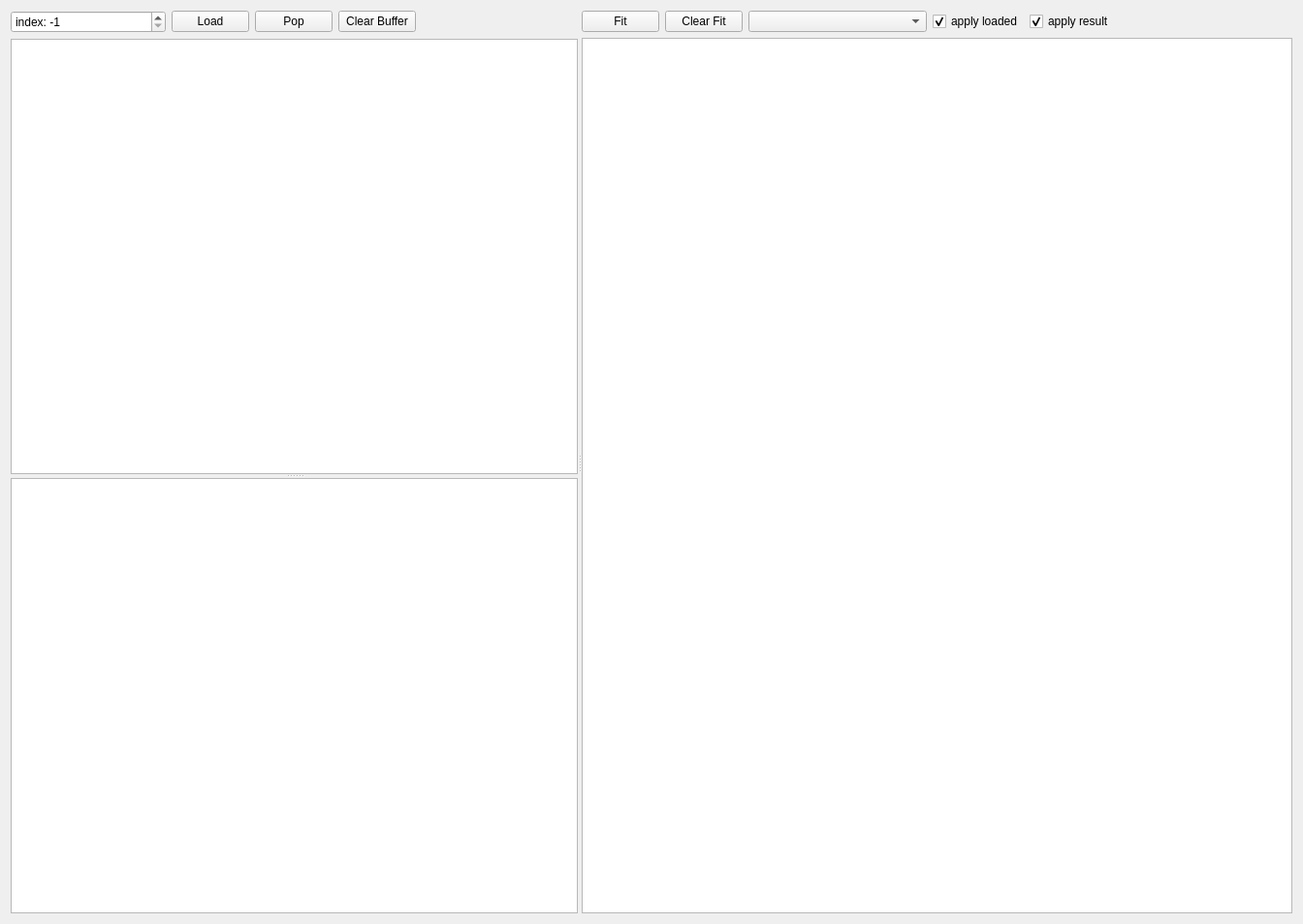
<?xml version="1.0" encoding="UTF-8"?>
<ui version="4.0">
 <class>FitWidget</class>
 <widget class="QWidget" name="FitWidget">
  <property name="geometry">
   <rect>
    <x>0</x>
    <y>0</y>
    <width>1344</width>
    <height>953</height>
   </rect>
  </property>
  <property name="windowTitle">
   <string>Form</string>
  </property>
  <layout class="QVBoxLayout" name="verticalLayout_3">
   <item>
    <widget class="QSplitter" name="splitter_2">
     <property name="orientation">
      <enum>Qt::Horizontal</enum>
     </property>
     <widget class="QWidget" name="verticalLayoutWidget">
      <layout class="QVBoxLayout" name="verticalLayout">
       <item>
        <layout class="QHBoxLayout" name="horizontalLayout">
         <item>
          <widget class="QSpinBox" name="indexBox">
           <property name="sizePolicy">
            <sizepolicy hsizetype="MinimumExpanding" vsizetype="Fixed">
             <horstretch>0</horstretch>
             <verstretch>0</verstretch>
            </sizepolicy>
           </property>
           <property name="minimumSize">
            <size>
             <width>0</width>
             <height>0</height>
            </size>
           </property>
           <property name="maximumSize">
            <size>
             <width>160</width>
             <height>16777215</height>
            </size>
           </property>
           <property name="baseSize">
            <size>
             <width>0</width>
             <height>0</height>
            </size>
           </property>
           <property name="prefix">
            <string>index: </string>
           </property>
           <property name="minimum">
            <number>-1</number>
           </property>
           <property name="maximum">
            <number>999</number>
           </property>
           <property name="value">
            <number>-1</number>
           </property>
          </widget>
         </item>
         <item>
          <widget class="QPushButton" name="loadButton">
           <property name="text">
            <string>Load</string>
           </property>
          </widget>
         </item>
         <item>
          <widget class="QPushButton" name="popbufButton">
           <property name="text">
            <string>Pop</string>
           </property>
          </widget>
         </item>
         <item>
          <widget class="QPushButton" name="clearbufButton">
           <property name="text">
            <string>Clear Buffer</string>
           </property>
          </widget>
         </item>
         <item>
          <spacer name="horizontalSpacer">
           <property name="orientation">
            <enum>Qt::Horizontal</enum>
           </property>
           <property name="sizeHint" stdset="0">
            <size>
             <width>40</width>
             <height>20</height>
            </size>
           </property>
          </spacer>
         </item>
        </layout>
       </item>
       <item>
        <widget class="QSplitter" name="splitter">
         <property name="orientation">
          <enum>Qt::Vertical</enum>
         </property>
         <widget class="QTableWidget" name="bufferTable"/>
         <widget class="QTextEdit" name="resultEdit">
          <property name="sizePolicy">
           <sizepolicy hsizetype="MinimumExpanding" vsizetype="Expanding">
            <horstretch>0</horstretch>
            <verstretch>0</verstretch>
           </sizepolicy>
          </property>
          <property name="readOnly">
           <bool>true</bool>
          </property>
         </widget>
        </widget>
       </item>
      </layout>
     </widget>
     <widget class="QWidget" name="layoutWidget">
      <layout class="QVBoxLayout" name="verticalLayout_2">
       <item>
        <layout class="QHBoxLayout" name="horizontalLayout_3">
         <item>
          <widget class="QPushButton" name="fitButton">
           <property name="text">
            <string>Fit</string>
           </property>
          </widget>
         </item>
         <item>
          <widget class="QPushButton" name="clearfitButton">
           <property name="text">
            <string>Clear Fit</string>
           </property>
          </widget>
         </item>
         <item>
          <widget class="QComboBox" name="labelBox">
           <property name="sizePolicy">
            <sizepolicy hsizetype="MinimumExpanding" vsizetype="Fixed">
             <horstretch>0</horstretch>
             <verstretch>0</verstretch>
            </sizepolicy>
           </property>
          </widget>
         </item>
         <item>
          <widget class="QCheckBox" name="applyloadBox">
           <property name="text">
            <string>apply loaded</string>
           </property>
           <property name="checked">
            <bool>true</bool>
           </property>
          </widget>
         </item>
         <item>
          <widget class="QCheckBox" name="applyresultBox">
           <property name="text">
            <string>apply result</string>
           </property>
           <property name="checked">
            <bool>true</bool>
           </property>
          </widget>
         </item>
         <item>
          <spacer name="horizontalSpacer_2">
           <property name="orientation">
            <enum>Qt::Horizontal</enum>
           </property>
           <property name="sizeHint" stdset="0">
            <size>
             <width>40</width>
             <height>20</height>
            </size>
           </property>
          </spacer>
         </item>
        </layout>
       </item>
       <item>
        <widget class="ParamTable" name="paramTable"/>
       </item>
      </layout>
     </widget>
    </widget>
   </item>
  </layout>
 </widget>
 <customwidgets>
  <customwidget>
   <class>ParamTable</class>
   <extends>QTableWidget</extends>
   <header>mahos.gui.param</header>
  </customwidget>
 </customwidgets>
 <tabstops>
  <tabstop>loadButton</tabstop>
  <tabstop>bufferTable</tabstop>
 </tabstops>
 <resources/>
 <connections/>
</ui>
